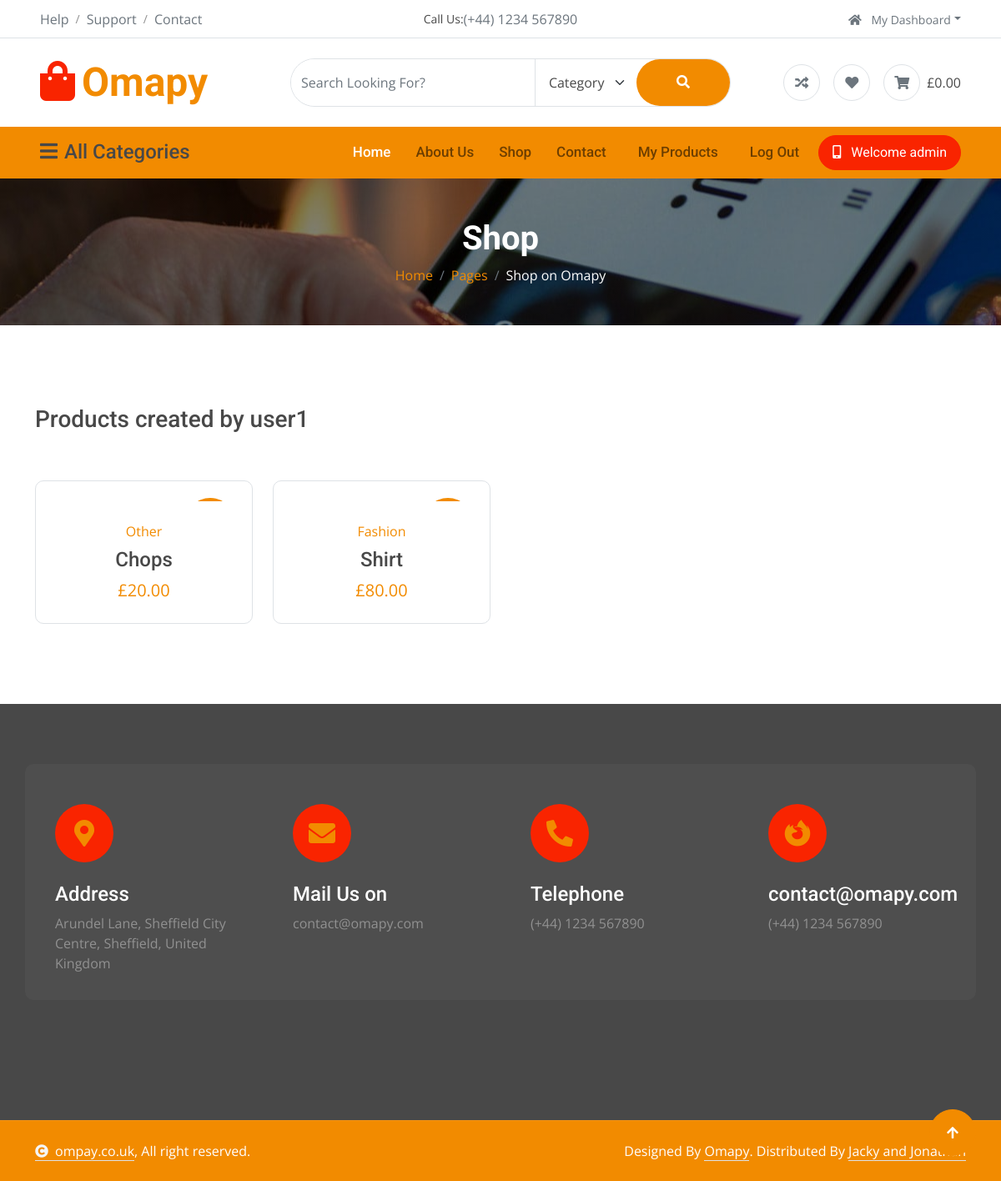
The page /products/2/ (signed in) on the database its author committed.
### tables this page shows
CREATE TABLE users (
  id INTEGER PRIMARY KEY AUTOINCREMENT,
  created TIMESTAMP DEFAULT CURRENT_TIMESTAMP,
  first_name TEXT NOT NULL,
  last_name TEXT NOT NULL,
  username TEXT UNIQUE NOT NULL,
  email TEXT NOT NULL,
  password TEXT NOT NULL,
  phone TEXT,
  whatsapp TEXT,
  selfie TEXT,
  address TEXT,
  city TEXT,
  postcode TEXT

  
);

CREATE TABLE products (
    id INTEGER PRIMARY KEY AUTOINCREMENT,
    created TIMESTAMP DEFAULT CURRENT_TIMESTAMP,
    user INTEGER NOT NULL REFERENCES users(id),
    product_name TEXT NOT NULL,
    product_price INTEGER NOT NULL,
    product_category TEXT,
    product_brand TEXT,
    product_description TEXT,
    product_image TEXT,
    product_gallery1 TEXT,
    product_gallery2 TEXT,
    product_gallery3 TEXT
);

### app.py (the view)
@app.route('/products/<int:user_id>/')
def userProducts(user_id):
    product_list = get_all_products(user_id)
    user = get_user_by_id(user_id)
    return render_template('products.html', title=f"Products created by {user['username']}",  products=product_list, products_user=user_id)

### template/products.html (shortened to what this page needs)
{% extends "base.html" %}
{% block content %}
<div class="container-fluid page-header py-5">
    <h1 class="text-center text-white display-6 wow fadeInUp" data-wow-delay="0.1s">Shop</h1>
    <ol class="breadcrumb justify-content-center mb-0 wow fadeInUp" data-wow-delay="0.3s">
        <li class="breadcrumb-item"><a href="#">Home</a></li>
        <li class="breadcrumb-item"><a href="#">Pages</a></li>
        <li class="breadcrumb-item active text-white">Shop on Omapy</li>
    </ol>
</div>
<div class="container-fluid product py-5">
    <div class="container py-5">
        <div class="tab-class">
            <div class="row g-4">
                <div class="col-lg-4 text-start wow fadeInLeft" data-wow-delay="0.1s">
                    <h3>{{title}}</h3>
                </div>
                <div class="col-lg-8 text-end wow fadeInRight" data-wow-delay="0.1s">
                </div>
            </div>
            <div class="tab-content">
                <div id="tab-1" class="tab-pane fade show p-0 active">
                    <div class="row g-4">
                        {% for product in products %}
                        <div class="col-md-6 col-lg-4 col-xl-3">
                            <div class="product-item rounded wow fadeInUp" data-wow-delay="0.1s">
                                <div class="product-item-inner border rounded">
                                    <div class="product-item-inner-item">
                                        {% if product['created'] | is_new %}
                                        <div class="product-new">New</div>
                                        {% endif %}
                                    </div>
                                    <div class="text-center rounded-bottom p-4">
                                        <a href="{{ url_for('product', id=product['id']) }}"
                                            class="d-block mb-2">{{product['product_category']}}</a>
                                        <a href="{{ url_for('product', id=product['id']) }}"
                                            class="d-block h4">{{product['product_name']}} </a>
                                        <span class="text-primary fs-5"> {{ product['product_price'] | gbp }}</span>
                                    </div>
                                </div>
                            </div>
                        </div>
                        {% else %}
                        <p class="text-muted">No products available.</p>
                        {% endfor %}
                    </div>
                </div>
            </div>
        </div>
    </div>
</div>
{% endblock %}

### template/base.html (shortened to what this page needs)
<!DOCTYPE html>
<html lang="en">
<head>
    <link rel="stylesheet" href="https://use.fontawesome.com/releases/v5.15.4/css/all.css" />
    <link href="https://cdn.jsdelivr.net/npm/bootstrap-icons@1.4.1/font/bootstrap-icons.css" rel="stylesheet">
    <link href="{{ url_for('static', filename='lib/animate/animate.min.css') }}" rel="stylesheet">
    <link href="{{ url_for('static', filename='lib/owlcarousel/assets/owl.carousel.min.css') }}" rel="stylesheet">
    <link href="{{ url_for('static', filename='css/bootstrap.min.css') }}" rel="stylesheet">
    <link href="{{url_for ('static', filename='css/style.css') }}" rel="stylesheet">
</head>
<body>
    <div class="container-fluid px-5 d-none border-bottom d-lg-block">
        <div class="row gx-0 align-items-center">
            <div class="col-lg-4 text-center text-lg-start mb-lg-0">
                <div class="d-inline-flex align-items-center" style="height: 45px;">
                    <a href="#" class="text-muted me-2"> Help</a><small> / </small>
                    <a href="#" class="text-muted mx-2"> Support</a><small> / </small>
                    <a href="#" class="text-muted ms-2"> Contact</a>
                </div>
            </div>
            <div class="col-lg-4 text-center d-flex align-items-center justify-content-center">
                <small class="text-dark">Call Us:</small>
                <a href="#" class="text-muted">(+44) 1234 567890</a>
            </div>
            <div class="col-lg-4 text-center text-lg-end">
                <div class="d-inline-flex align-items-center" style="height: 45px;">
                    <div class="dropdown">
                        <a href="#" class="dropdown-toggle text-muted ms-2" data-bs-toggle="dropdown"><small><i
                                    class="fa fa-home me-2"></i> My Dashboard</small></a>
                    </div>
                </div>
            </div>
        </div>
    </div>
    <div class="container-fluid px-5 py-4 d-none d-lg-block">
        <div class="row gx-0 align-items-center text-center">
            <div class="col-md-4 col-lg-3 text-center text-lg-start">
                <div class="d-inline-flex align-items-center">
                    <a href="" class="navbar-brand p-0">
                        <h1 class="display-5 text-primary m-0"><i
                                class="fas fa-shopping-bag text-secondary me-2"></i>Omapy</h1>
                    </a>
                </div>
            </div>
            <div class="col-md-4 col-lg-6 text-center">
                <div class="position-relative ps-4">
                    <div class="d-flex border rounded-pill">
                        <input class="form-control border-0 rounded-pill w-100 py-3" type="text"
                            data-bs-target="#dropdownToggle123" placeholder="Search Looking For?">
                        <select class="form-select text-dark border-0 border-start rounded-0 p-3" style="width: 200px;">
                            <option value="All Category">Category</option>
                        </select>
                        <button type="button" class="btn btn-primary rounded-pill py-3 px-5" style="border: 0;"><i
                                class="fas fa-search"></i></button>
                    </div>
                </div>
            </div>
            <div class="col-md-4 col-lg-3 text-center text-lg-end">
                <div class="d-inline-flex align-items-center">
                    <a href="#" class="text-muted d-flex align-items-center justify-content-center me-3"><span
                            class="rounded-circle btn-md-square border"><i class="fas fa-random"></i></i></a>
                    <a href="#" class="text-muted d-flex align-items-center justify-content-center me-3"><span
                            class="rounded-circle btn-md-square border"><i class="fas fa-heart"></i></a>
                    <a href="#" class="text-muted d-flex align-items-center justify-content-center"><span
                            class="rounded-circle btn-md-square border"><i class="fas fa-shopping-cart"></i></span>
                        <span class="text-dark ms-2">£0.00</span></a>
                </div>
            </div>
        </div>
    </div>
    <div class="container-fluid nav-bar p-0">
        <div class="row gx-0 bg-primary px-5 align-items-center">
            <div class="col-lg-3 d-none d-lg-block">
                <nav class="navbar navbar-light position-relative" style="width: 250px;">
                    <button class="navbar-toggler border-0 fs-4 w-100 px-0 text-start" type="button"
                        data-bs-toggle="collapse" data-bs-target="#allCat">
                        <h4 class="m-0"><i class="fa fa-bars me-2"></i>All Categories</h4>
                    </button>
                </nav>
            </div>
            <div class="col-12 col-lg-9">
                <nav class="navbar navbar-expand-lg navbar-light bg-primary ">
                    <div class="collapse navbar-collapse" id="navbarCollapse">
                        <div class="navbar-nav ms-auto py-0">
                            <a href="/" class="nav-item nav-link active">Home</a>
                            <a href="/about" class="nav-item nav-link">About Us</a>
                            <a href="/shop" class="nav-item nav-link">Shop</a>
                            <a href="/contact" class="nav-item nav-link me-2">Contact</a>
                            {% if session['user_id'] %}
                            <a href="/products" class="nav-item nav-link me-2">My Products</a>
                            <a href="/logout" class="nav-item nav-link me-2">Log Out</a>
                            {% else %}
                            <a href="/register" class="nav-item nav-link me-2">Register</a>
                            <a href="/login" class="nav-item nav-link me-2">Login</a>
                            {% endif %}
                        </div>
                        {% if session['user_id'] %}
                        <a href="" class="btn btn-secondary rounded-pill py-2 px-4 px-lg-3 mb-3 mb-md-3 mb-lg-0"><i
                                class="fa fa-mobile-alt me-2"></i> Welcome {{ username }} </a>
                        {% else %}
                        <a href="" class="btn btn-secondary rounded-pill py-2 px-4 px-lg-3 mb-3 mb-md-3 mb-lg-0"><i
                                class="fa fa-mobile-alt me-2"></i> Welcome Pyshoppers </a>
                        {% endif %}
                    </div>
                </nav>
            </div>
        </div>
    </div>
    {% block content %}{% endblock %}
    <div class="container-fluid footer py-5 wow fadeIn" data-wow-delay="0.2s">
        <div class="container py-5">
            <div class="row g-4 rounded mb-5" style="background: rgba(255, 255, 255, .03);">
                <div class="col-md-6 col-lg-6 col-xl-3">
                    <div class="rounded p-4">
                        <div class="rounded-circle bg-secondary d-flex align-items-center justify-content-center mb-4"
                            style="width: 70px; height: 70px;">
                            <i class="fas fa-map-marker-alt fa-2x text-primary"></i>
                        </div>
                        <div>
                            <h4 class="text-white">Address</h4>
                            <p class="mb-2">Arundel Lane, Sheffield City Centre, Sheffield, United Kingdom</p>
                        </div>
                    </div>
                </div>
                <div class="col-md-6 col-lg-6 col-xl-3">
                    <div class="rounded p-4">
                        <div class="rounded-circle bg-secondary d-flex align-items-center justify-content-center mb-4"
                            style="width: 70px; height: 70px;">
                            <i class="fas fa-envelope fa-2x text-primary"></i>
                        </div>
                        <div>
                            <h4 class="text-white">Mail Us on</h4>
                            <p class="mb-2">contact@omapy.com</p>
                        </div>
                    </div>
                </div>
                <div class="col-md-6 col-lg-6 col-xl-3">
                    <div class="rounded p-4">
                        <div class="rounded-circle bg-secondary d-flex align-items-center justify-content-center mb-4"
                            style="width: 70px; height: 70px;">
                            <i class="fa fa-phone-alt fa-2x text-primary"></i>
                        </div>
                        <div>
                            <h4 class="text-white">Telephone</h4>
                            <p class="mb-2">(+44) 1234 567890</p>
                        </div>
                    </div>
                </div>
                <div class="col-md-6 col-lg-6 col-xl-3">
                    <div class="rounded p-4">
                        <div class="rounded-circle bg-secondary d-flex align-items-center justify-content-center mb-4"
                            style="width: 70px; height: 70px;">
                            <i class="fab fa-firefox-browser fa-2x text-primary"></i>
                        </div>
                        <div>
                            <h4 class="text-white">contact@omapy.com</h4>
                            <p class="mb-2">(+44) 1234 567890</p>
                        </div>
                    </div>
                </div>
            </div>
        </div>
    </div>
    <div class="container-fluid copyright py-4">
        <div class="container">
            <div class="row g-4 align-items-center">
                <div class="col-md-6 text-center text-md-start mb-md-0">
                    <span class="text-white"><a href="#" class="border-bottom text-white"><i
                                class="fas fa-copyright text-light me-2"></i>ompay.co.uk</a>, All right
                        reserved.</span>
                </div>
                <div class="col-md-6 text-center text-md-end text-white">
                    Designed By <a class="border-bottom text-white" href="https://htmlcodex.com">Omapy</a>.
                    Distributed By <a class="border-bottom text-white" href="https://themewagon.com">Jacky and
                        Jonathan</a>
                </div>
            </div>
        </div>
    </div>
    <a href="#" class="btn btn-primary btn-lg-square back-to-top"><i class="fa fa-arrow-up"></i></a>
</body>
</html>

### rows shown on the page
users: username "admin"
products: product_category "Other", product_price|gbp "£20.00"
products: product_category "Fashion", product_price|gbp "£80.00"

### other values the page prints
{{ title }} "Products created by user1"
